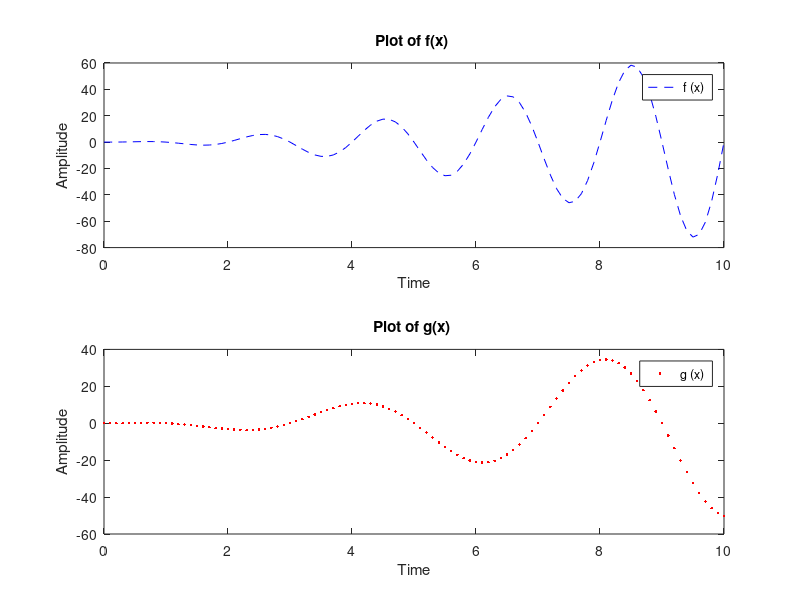
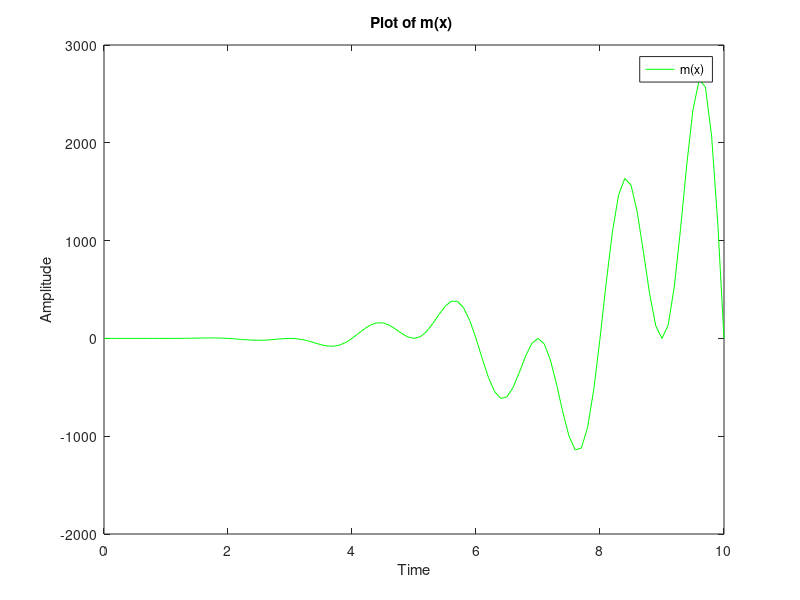

MATLAB code for these plots, in order:
x = 0:0.1:10;
f = sin(x .*pi) .* x.^1.9;
g = cos(0.5*pi.*x).*x.^1.7;
m = f.*g;
figure(1);
subplot(2,1,1);
plot(x, f, 'b--');
xlabel('Time');
ylabel ('Amplitude');
title ('Plot of f(x) ');
legend ('f (x) ');

subplot(2, 1, 2) ;
plot(x,g, 'r.');
xlabel('Time');
ylabel('Amplitude');
title('Plot of g(x) ');
legend('g (x) ');

figure(2);
plot (x,m, 'g-');
xlabel ('Time');
ylabel('Amplitude') ;
title('Plot of m(x) ');
legend('m(x) ');